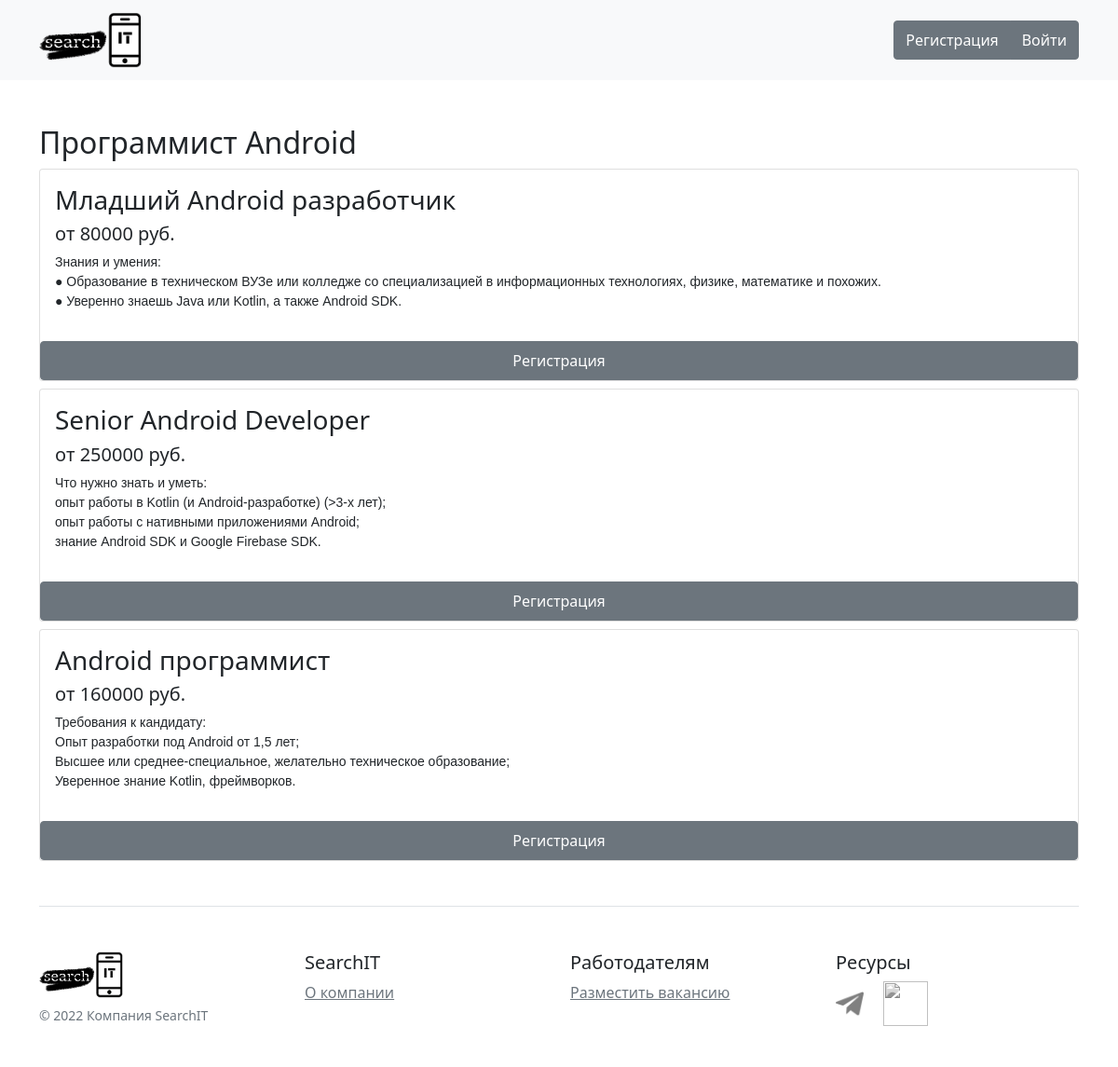
Page /category/7/ on the committed database.
### main/models.py (models this page shows, shortened)
class VacanciesCategory(models.Model):
    title = models.CharField('Название', max_length=32)
    task = models.TextField('Описание')
    def __str__(self):
        return self.title
    def vacancies(self):
        return Vacancy.objects.filter(category_id=self.id, status=1)
    class Meta:
        verbose_name = 'категорию'
        verbose_name_plural = 'категории'

class Vacancy(models.Model):
    STATUS_CHOICES = (
        (0, 'В рассмотрении'),
        (1, 'Принят'),
        (2, 'Не принят')
    )
    company_name = models.CharField('Название компании', max_length=255)
    mail = models.CharField('Почта', max_length=255)
    number = models.CharField('Телефон', max_length=12)
    status = models.IntegerField(choices=STATUS_CHOICES, default=0)
    category = models.ForeignKey(VacanciesCategory, models.CASCADE, verbose_name='Категория')
    title = models.CharField('Название вакансии', max_length=255)
    salary = models.IntegerField('Запрлата')
    text = models.TextField('Описание')
    def description(self):
        return (self.text[:200] + '..') if len(self.text) > 200 else self.text
    class Meta:
        verbose_name = 'вакансию'
        verbose_name_plural = 'вакансии'

### main/views.py (the view)
# urls.py: path('category/<int:pk>/', views.CategoryView.as_view(), name='vacancies_list'),
class CategoryView(generic.DetailView):
    model = VacanciesCategory
    template_name = 'main/vacancies_list.html'

### main/templates/main/vacancies_list.html (shortened to what this page needs)
{% extends 'base.html' %}
{% block content %}
    <div class="container mt-5">
        <h2>{{ vacanciescategory }}</h2>
        {% for vacancy in vacanciescategory.vacancies %}
            <div class="card mt-2">
                <div class="card-body">
                    <h3 class="card-title">{{ vacancy.title }}</h3>
                    <h5 class="card-title bold">от {{ vacancy.salary }} руб.</h5>
                    <pre style="font-family: sans-serif">{{ vacancy.description }}</pre>
                </div>
                {% if request.user.is_authenticated %}
                    <div class="card-footer">
                        <a class="btn btn-secondary float-end"
                           href="{% url 'create_summary' vacancy.id %}">Откликнуться</a>
                    </div>
                {% else %}
                    <a class="py-2 d-none d-md-inline-block btn btn-secondary"
                       href="{% url 'register' %}">Регистрация</a>
                {% endif %}
            </div>
        {% endfor %}
    </div>
{% endblock %}

### rows in the picture
VacanciesCategory: title "Программист Android"
Vacancy: title "Младший Android разработчик", salary "80000", description "Знания и умения: ● Образование в техническом ВУЗе или колледже со специализацией в информационных технологиях, физике, математике и похожих. ● Уверенно знаешь Java или Kotlin, а также Android SDK."
Vacancy: title "Senior Android Developer", salary "250000", description "Что нужно знать и уметь: опыт работы в Kotlin (и Android-разработке) (>3-х лет); опыт работы с нативными приложениями Android; знание Android SDK и Google Firebase SDK."
Vacancy: title "Android программист", salary "160000", description "Требования к кандидату: Опыт разработки под Android от 1,5 лет; Высшее или среднее-специальное, желательно техническое образование; Уверенное знание Kotlin, фреймворков."
